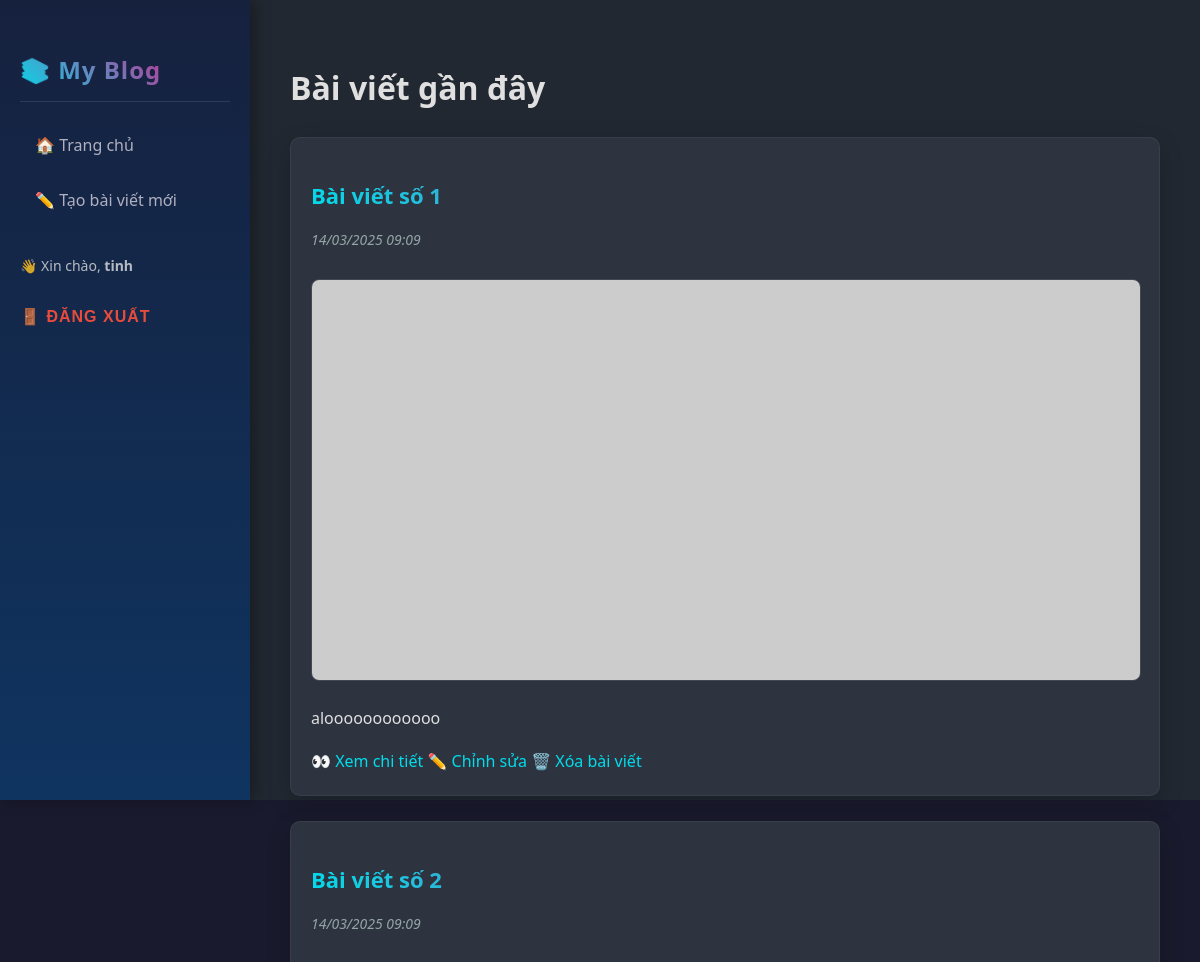
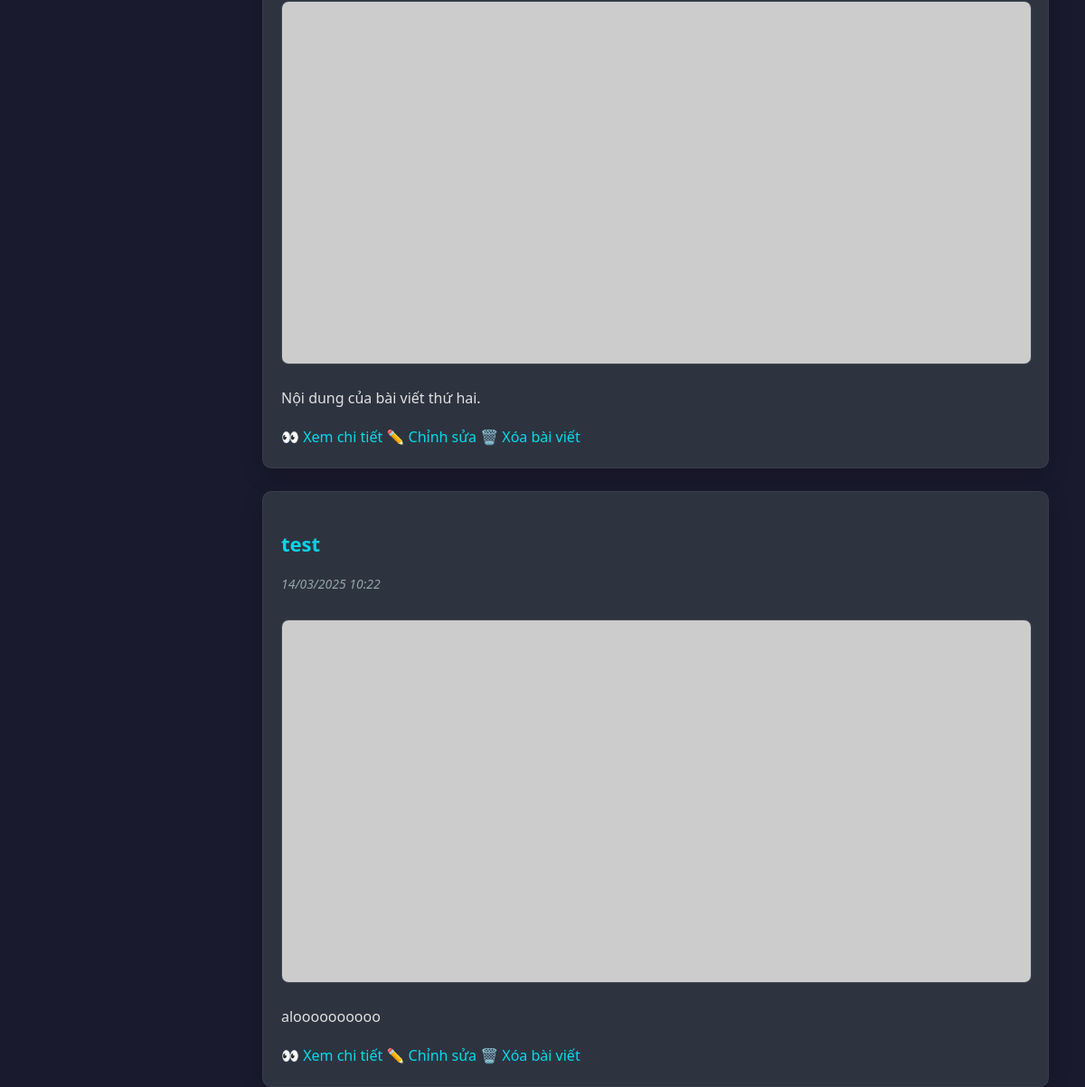
The app's page / (signed in) with its own data (2 pictures, top to bottom).
### blog/models.py (models this page shows, shortened)
class Post(models.Model):
    title = models.CharField(max_length=200)
    content = models.TextField()
    created_at = models.DateTimeField(auto_now_add=True)
    author = models.ForeignKey(User, on_delete=models.SET_NULL, null=True, blank=True)

### blog/views.py (the view)
# urls.py: path('', views.home, name='home'),
@login_required
def home(request):
    posts = Post.objects.all()
    return render(request, 'blog/home.html', {'posts': posts})

### blog/templates/blog/home.html (shortened to what this page needs)
{% extends 'blog/base.html' %}
{% load static %}
{% block content %}
<h1>Bài viết gần đây</h1>
<div class="post-list">
    {% for post in posts %}
        <div class="post">
            <h2 class="post-title">{{ post.title }}</h2>
            <p class="post-date">{{ post.created_at|date:"d/m/Y H:i" }}</p>
            <img src="https://picsum.photos/seed/{{ post.id }}/800/400" alt="Ảnh bài viết" class="post-image">
            <p>{{ post.content|truncatechars:150 }}</p>
            <div class="post-actions">
                <a href="{% url 'post_detail' post.pk %}" class="btn btn-primary">👀 Xem chi tiết</a>
                {% if perms.blog.change_post %}
                    <a href="{% url 'edit_post' post.pk %}" class="btn btn-warning">✏️ Chỉnh sửa</a>
                {% endif %}
                {% if perms.blog.delete_post %}
                    <a href="{% url 'delete_post' post.pk %}" class="btn btn-danger">🗑️ Xóa bài viết</a>
                {% endif %}
            </div>
        </div>
    {% empty %}
        <p>Chưa có bài viết nào.</p>
    {% endfor %}
</div>
{% endblock %}

### blog/templates/blog/base.html (shortened to what this page needs)
{% load static %}
<!DOCTYPE html>
<html lang="vi">
<head>
    <link rel="stylesheet" href="{% static 'blog/style.css' %}">
</head>
<body>
    <div class="sidebar">
        <h2>📚 My Blog</h2>
        <nav>
            <a href="{% url 'home' %}">🏠 Trang chủ</a>
            {% if perms.blog.add_post %}
                <a href="{% url 'create_post' %}">✏️ Tạo bài viết mới</a>
            {% endif %}
        </nav>
        {% if user.is_authenticated %}
            <p>👋 Xin chào, <strong>{{ user.username }}</strong></p>
            <form method="post" action="{% url 'logout' %}">
                <button type="submit" style="background:none;border:none;padding:0;color:#e74c3c;cursor:pointer;font-size:16px;">
                    🚪 Đăng xuất
                </button>
            </form>
        {% else %}
            <a href="{% url 'login' %}">🔐 Đăng nhập</a>
        {% endif %}
    </div>
    <div class="main-content">
        {% block content %}{% endblock %}
    </div>
</body>
</html>

### blog/static/blog/style.css (style rules this page uses)
body { font-family: 'Poppins', 'Segoe UI', sans-serif; margin: 0; padding: 0; background-color: #1a1a2e; color: #e0e0e0; display: flex; line-height: 1.7; height: 100vh; overflow-x: hidden; }
.sidebar { width: 250px; background: linear-gradient(180deg, #16213e 0%, #0f3460 100%); color: #e0e0e0; padding: 30px 20px; height: 100vh; position: fixed; top: 0; left: 0; box-shadow: 5px 0 15px rgba(0, 0, 0, 0.3); overflow-y: auto; box-sizing: border-box; }
.sidebar h2 { font-size: 24px; font-weight: 700; letter-spacing: 1px; background: linear-gradient(45deg, #00ddeb, #ff007a); -webkit-background-clip: text; background-clip: text; -webkit-text-fill-color: transparent; padding-bottom: 10px; margin-bottom: 20px; border-bottom: 1px solid rgba(255, 255, 255, 0.1); }
.sidebar nav a { color: #b0b0c0; text-decoration: none; padding: 10px 15px; display: flex; align-items: center; border-radius: 8px; margin-bottom: 8px; transition: all 0.3s ease; position: relative; font-size: 16px; }
.sidebar nav a::before { content: ''; position: absolute; left: 0; width: 3px; height: 100%; background-color: #00ddeb; transform: scaleY(0); transition: transform 0.3s ease; }
.sidebar p { margin-top: 30px; font-size: 14px; opacity: 0.8; }
.main-content { margin-left: 250px; padding: 40px; background-color: #222831; min-height: 100vh; width: calc(100% - 250px); box-sizing: border-box; }
.post { background: #2d3440; padding: 20px; margin-bottom: 25px; border-radius: 10px; box-shadow: 0 8px 25px rgba(0, 0, 0, 0.2); transition: all 0.3s ease; border: 1px solid rgba(255, 255, 255, 0.05); }
.post-title { color: #fff; font-size: 22px; font-weight: 600; margin-bottom: 8px; background: linear-gradient(45deg, #00ddeb, #ff007a); -webkit-background-clip: text; background-clip: text; -webkit-text-fill-color: transparent; }
.post-date { color: #95a5a6; font-size: 14px; font-style: italic; margin-bottom: 12px; }
.post img { width: 100%; max-height: 400px; border-radius: 8px; margin-top: 15px; object-fit: cover; border: 1px solid rgba(255, 255, 255, 0.1); }
a { color: #00ddeb; text-decoration: none; font-weight: 500; transition: all 0.3s ease; }
button { background: linear-gradient(90deg, #00ddeb 0%, #ff007a 100%); border: none; padding: 10px 20px; color: #fff; cursor: pointer; border-radius: 6px; font-weight: 600; text-transform: uppercase; letter-spacing: 1px; transition: all 0.3s ease; }
.sidebar form, .main-content form { max-width: 400px; margin-top: 25px; }
* { transition: all 0.2s ease-out; -webkit-font-smoothing: antialiased; -moz-osx-font-smoothing: grayscale; }

### records on screen
Post: title "Bài viết số 1", created_at "14/03/2025 09:09", content "aloooooooooooo"
Post: title "Bài viết số 2", created_at "14/03/2025 09:09", content "Nội dung của bài viết thứ hai."
Post: title "test", created_at "14/03/2025 10:22", content "aloooooooooo"

### other values on screen
{{ user.username }} "tinh"
